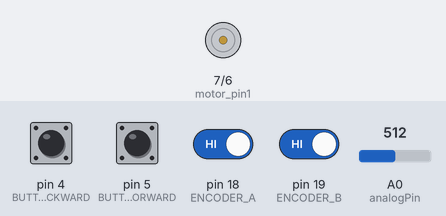
Bench run of a sketch on a simulated Arduino Uno, built with avr-gcc and run on an emulated ATmega328P. Parts: motor-driver pin pairs drawn as motors (green arrow = first pin HIGH = forward, orange = second pin HIGH = backward, longer = more drive). The inputs (shaded band) are chosen by the test bench; at power-on: pin 18 (ENCODER_A), pin 19 (ENCODER_B) HIGH, pin 4 (BUTTON_BACKWARD), pin 5 (BUTTON_FORWARD) LOW, A0 (analogPin) = 512. What the sketch prints to the serial monitor is not drawn.

Above: at 1.2 s.
1.3 s: pin 4 (BUTTON_BACKWARD) pulled HIGH for 0.15 s
At 1.37 s:
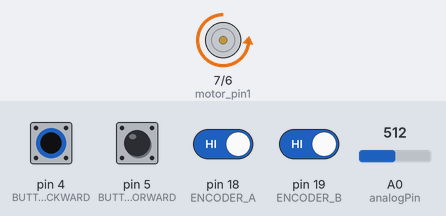
2.9 s: pin 5 (BUTTON_FORWARD) pulled HIGH for 0.15 s
At 2.97 s:
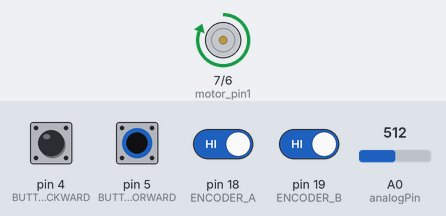
4.5 s: pin 5 (BUTTON_FORWARD) pulled HIGH for 3.2 s
At 8.3 s:
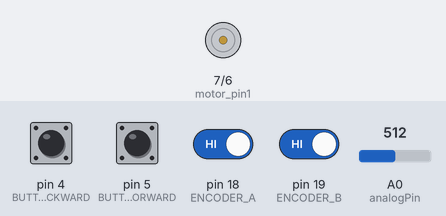
9.2 s: pin 4 (BUTTON_BACKWARD) pulled HIGH for 3.2 s
At 10.6 s:
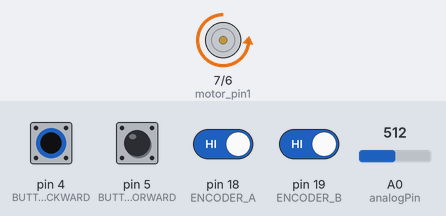
Timing chart, 0 to 13.9 s (numbered marks = the images above; inputs shaded):
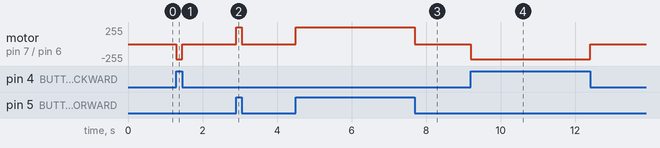

Measured:
- after the input at 1.3 s, motor on pin 7 (motor_pin1) / pin 6 (motor_pin2): stopped → backward 225/255 at once, → stopped 0.15 s later
- after the input at 2.9 s, motor on pin 7 (motor_pin1) / pin 6 (motor_pin2): stopped → forward 255/255 at once, → stopped 0.15 s later
- after the input at 4.5 s, motor on pin 7 (motor_pin1) / pin 6 (motor_pin2): stopped → forward 255/255 at once, → stopped 3.2 s later
- after the input at 9.2 s, motor on pin 7 (motor_pin1) / pin 6 (motor_pin2): stopped → backward 225/255 at once, → stopped 3.2 s later

The sketch:

motor_velocidad_angular.ino
```cpp
#include <Math.h>

#define ENCODER_A       18 // Pin A del encoder
#define ENCODER_B       19 // Pin B del encoder
#define BUTTON_FORWARD  5 // Giro a la derecha
#define BUTTON_BACKWARD 4 // Giro a la izquierda
const int analogPin = A0; // Pin analógico utilizado para la lectura
const int motor_pin1 = 7;  // Pin de control del motor H-bridge (1A)
const int motor_pin2 = 6; // Pin de control del motor H-bridge (2A)

volatile unsigned tiempoInterrupcionActual=0;
volatile unsigned tiempoInterrupcionAnterior=0;
volatile unsigned deltaTiempoInterrupcion=0;
volatile unsigned cambioGiroTAnterior = 0;
volatile unsigned deltaCambioGiro = 0;
volatile unsigned pausaAnterior = 0;
volatile unsigned deltaPausa = 0;


volatile unsigned muestreoAnterior=0; //variables de medicion de tiempo
volatile unsigned muestreoActual=0;   //controlan el tiempo de muestreo
volatile double deltaMuestreo=0;
float resolucion = 48.0; // 48 cuentas por vuelta

int contador=0;
double frecuencia =0;   //frecuencia de las interrupciones
double rpm =0;        //velocidad llanta en rpm (revoluciones por minuto)
double posicionGrados = 0; // Posicion en grados
bool giro = true;
int countPV = 0;
int cambiosGiro = 0;
int sentidoGiro = 0;
int pwmValue = 225;
/*
 * 124 c = 5.02V
 * 149 c = 6.02V
 * 177 c = 7.02V
 * 202 c = 8.01V
 * 227 c = 9.01V
 */

void setup() {
  attachInterrupt(digitalPinToInterrupt(ENCODER_A),Encoder,FALLING);

  //Encoders como entradas
  pinMode(ENCODER_A, INPUT);
  pinMode(ENCODER_B, INPUT);
  //Pulsadores
  pinMode(BUTTON_FORWARD, INPUT);
  pinMode(BUTTON_BACKWARD, INPUT);

  pinMode(motor_pin1, OUTPUT);
  pinMode(motor_pin2, OUTPUT);

  Serial.begin(9600);             //Inicio de comunicacion serial, velocidad de comunicacion

}

float inputAnalog() {
  int ia = analogRead(analogPin);

  return map(ia, 0, 1023, 0, 5) * 5;
}


void Encoder ()
{
  contador++;

  //if (contador == resolucion) {
    //contador = 0;
    frecuencia = (1000)/ ((double) deltaTiempoInterrupcion); //frecuencia de las interrupciones

    tiempoInterrupcionAnterior= tiempoInterrupcionActual;
  //}
}


void loop() {

  /*if (cambiosGiro > 4) {
    digitalWrite(motor_pin1, LOW);
    digitalWrite(motor_pin2, LOW);
    return;
  }*/

  // Pulsador hacia adelante
  if(digitalRead(BUTTON_FORWARD)){
    analogWrite(motor_pin1, pwmValue);
    analogWrite(motor_pin2, 0);
  }
  else if(digitalRead(BUTTON_BACKWARD)){
    analogWrite(motor_pin1, 0);
    analogWrite(motor_pin2, pwmValue);
  }
  else{
    analogWrite(motor_pin1, 0);
    analogWrite(motor_pin2, 0);
  }
  //imprimir_cuadratura();

  tiempoInterrupcionActual= millis();
  muestreoActual=millis(); //tiempo actual
  deltaMuestreo = (double) muestreoActual - muestreoAnterior; //Diferencia de tiempo (delta de tiempo de muestro)
  //deltaCambioGiro = (double) muestreoActual - cambioGiroTAnterior;

  /*if (deltaCambioGiro >= 5000) {

    if (countPV == 0){
      countPV = 1;
      pausaAnterior = muestreoActual;
    }

    deltaPausa = (double) muestreoActual - pausaAnterior;

    digitalWrite(motor_pin1, LOW);
    digitalWrite(motor_pin2, LOW);

    if (deltaPausa >= 500) {
      giro = !giro;

      // Pulsador hacia adelante
      if(giro){
        sentidoGiro = 0;
        digitalWrite(motor_pin1, HIGH);
        digitalWrite(motor_pin2, LOW);

      }
      else if(!giro){
        sentidoGiro = 1;
        digitalWrite(motor_pin1, LOW);
        digitalWrite(motor_pin2, HIGH);

      }

      cambioGiroTAnterior = muestreoActual;
      pausaAnterior = muestreoActual;
      countPV = 0;
      cambiosGiro ++;
    }
  }*/

  if(deltaMuestreo >= 20) //Si la diferencia es mayor o igual a un milisegundo
  {
    float vueltas = contador/resolucion;
    float gradosGirados = vueltas*360; // En grados

    // Izquierda
    /*if(sentidoGiro == 0){
        if(posicionGrados - gradosGirados <= 0) {
          posicionGrados = 360 - (gradosGirados - posicionGrados);
        } else {
          posicionGrados -= gradosGirados;
        }
    }
    // Derecha
    else if(sentidoGiro == 1){
      if (posicionGrados + gradosGirados >= 360) {
        posicionGrados =(posicionGrados + gradosGirados - 360);
      } else {
        posicionGrados += gradosGirados;
      }
    } */

    float velocidad_ang;
    float pos_ang;
    int a = digitalRead(ENCODER_A);
    int b = digitalRead(ENCODER_B);

    deltaTiempoInterrupcion = tiempoInterrupcionActual -tiempoInterrupcionAnterior;

    rpm = 60 * vueltas * frecuencia;

    velocidad_ang = 2*PI*rpm/60;
    pos_ang = PI*posicionGrados/180;

    Serial.print(velocidad_ang);
    Serial.print(",");
    Serial.println(inputAnalog());
    //Serial.println(pos_ang);
    //Serial.println(velocidad_ang);
    //Serial.print(",");
    //Serial.println(pos_ang);
    /*Serial.print(",");
    Serial.println(muestreoActual);
    Serial.print(",");
    Serial.print(a*5);
    Serial.print(",");
    Serial.println(b*5);*/

    muestreoAnterior = muestreoActual;
    contador = 0;
  }

}

void imprimir_cuadratura(){
  int a = digitalRead(ENCODER_A);
  int b = digitalRead(ENCODER_B);
  Serial.print(a*5);
  Serial.print(" ");
  Serial.println(b*5);
}
```
